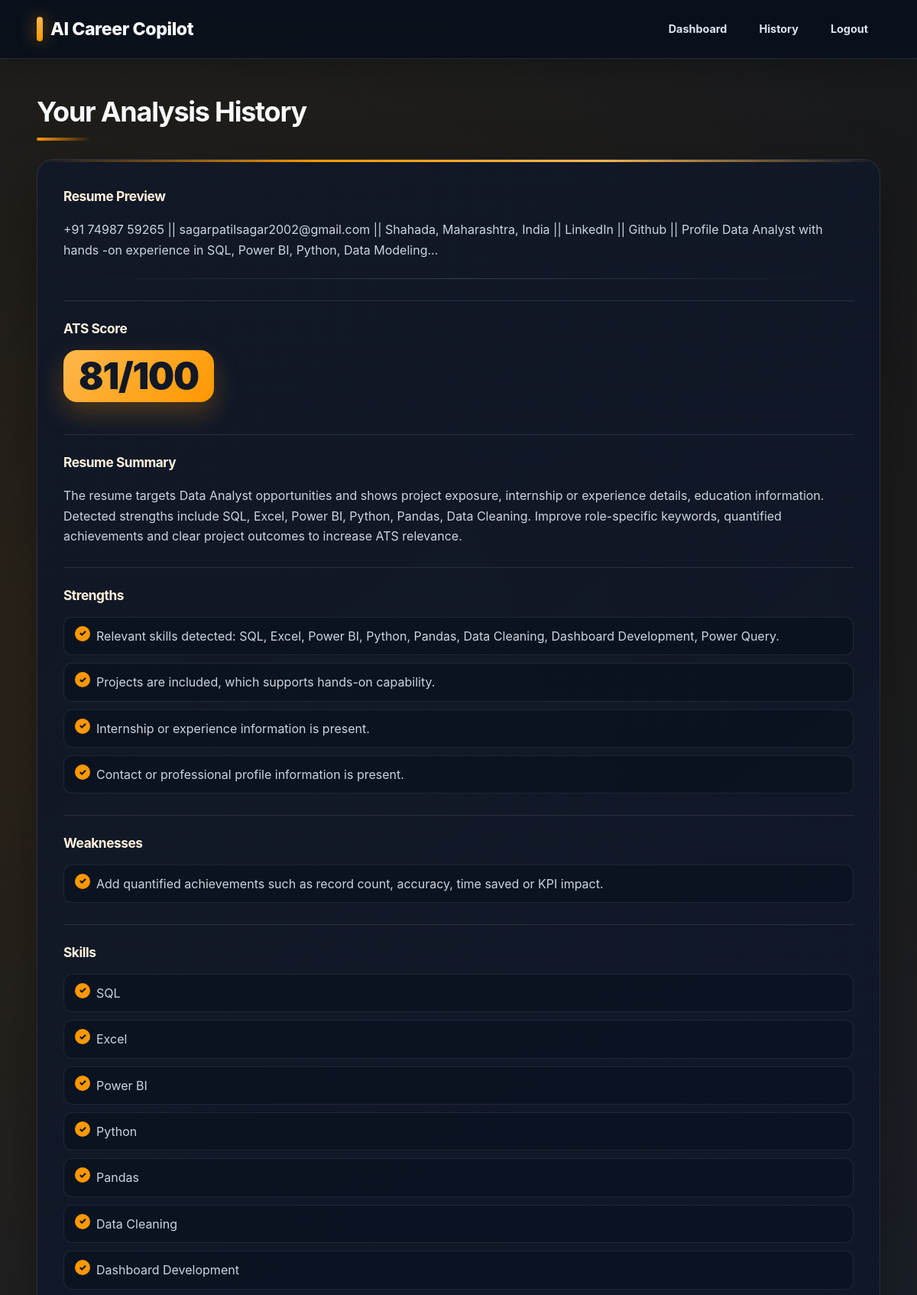
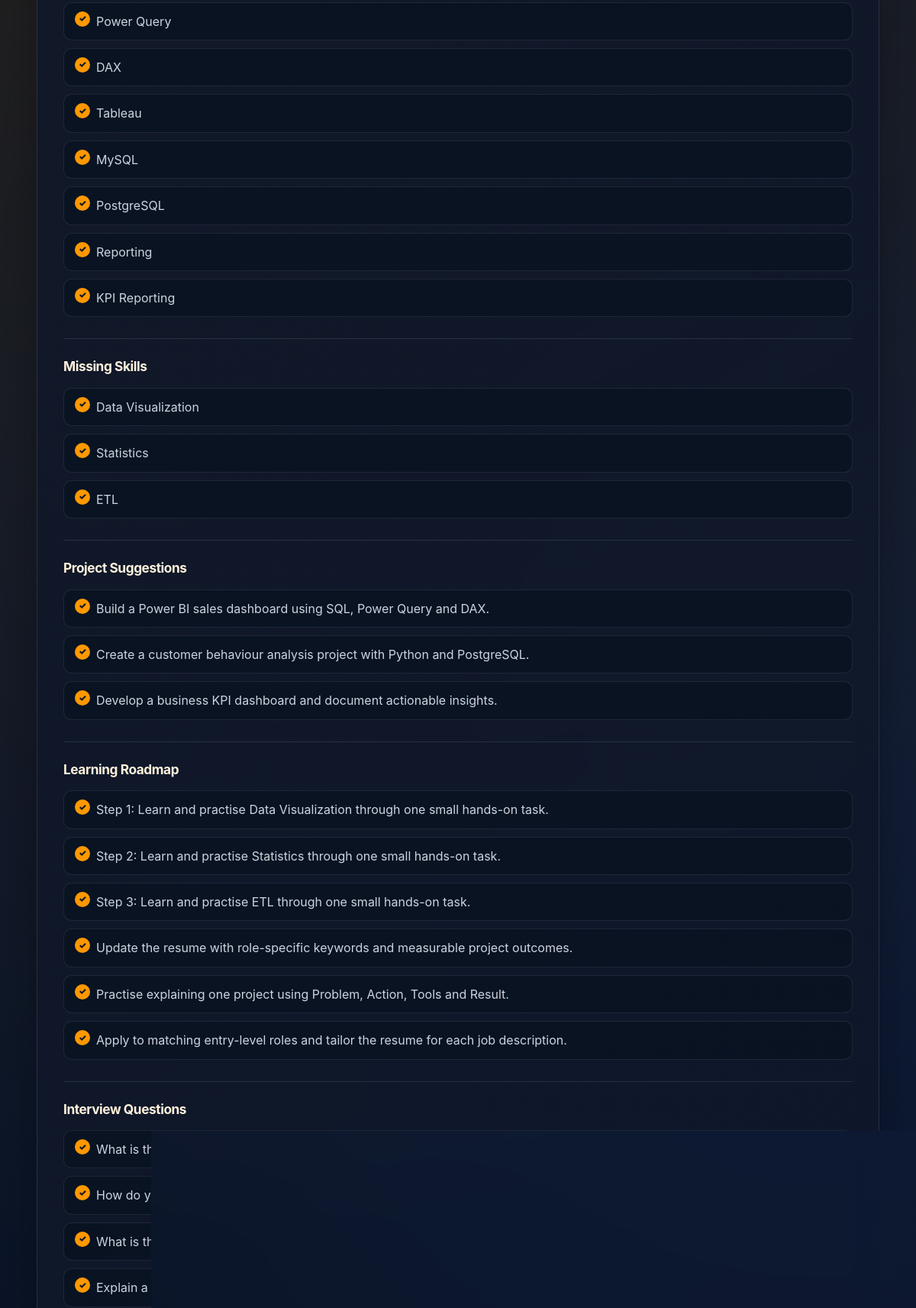
Screenshot of /history (signed in, upper part) with the database file from the repository (2 pictures, top to bottom).
### models.py (models this page shows)
class Report(Base):
    __tablename__ = "reports"
    id = Column(
        Integer,
        primary_key=True
    )
    user_id = Column(
        Integer,
        ForeignKey("users.id")
    )
    resume_text = Column(
        Text
    )
    result = Column(
        Text
    )
    user = relationship(
        "User",
        back_populates="reports"
    )

### App.py (the view)
@app.route("/history")
def history():
    if "user" not in session:
        return redirect(url_for("login"))
    db = SessionLocal()
    user = db.query(models.User).filter_by(
        email=session["user"]
    ).first()
    reports = db.query(models.Report).filter_by(
        user_id=user.id
    ).all()
    parsed_reports = []
    for report in reports:
        parsed_reports.append({
            "resume": report.resume_text,
            "result": json.loads(
                report.result
            )
        })
    db.close()
    return render_template(
        "history.html",
        reports=parsed_reports
    )

### templates/history.html
{% extends "base.html" %}
{% block content %}
<h2>Your Analysis History</h2>
{% if reports %}
{% for r in reports %}
<div class="card">
    <h3>Resume Preview</h3>
    <p>
        {{ r.resume[:200] }}...
    </p>
    <hr>
    <h3>ATS Score</h3>
    <h2>
        {{ r.result.get("ats_score",0) }}/100
    </h2>
    <h3>Resume Summary</h3>
    <p>
        {{ r.result.get("resume_summary","") }}
    </p>
    <h3>Strengths</h3>
    <ul>
        {% for item in r.result.get("strengths",[]) %}
            <li>{{ item }}</li>
        {% endfor %}
    </ul>
    <h3>Weaknesses</h3>
    <ul>
        {% for item in r.result.get("weaknesses",[]) %}
            <li>{{ item }}</li>
        {% endfor %}
    </ul>
    <h3>Skills</h3>
    <ul>
        {% for item in r.result.get("skills",[]) %}
            <li>{{ item }}</li>
        {% endfor %}
    </ul>
    <h3>Missing Skills</h3>
    <ul>
        {% for item in r.result.get("missing_skills",[]) %}
            <li>{{ item }}</li>
        {% endfor %}
    </ul>
    <h3>Project Suggestions</h3>
    <ul>
        {% for item in r.result.get("project_suggestions",[]) %}
            <li>{{ item }}</li>
        {% endfor %}
    </ul>
    <h3>Learning Roadmap</h3>
    <ul>
        {% for item in r.result.get("roadmap",[]) %}
            <li>{{ item }}</li>
        {% endfor %}
    </ul>
    <h3>Interview Questions</h3>
    <ul>
        {% for item in r.result.get("interview_questions",[]) %}
            <li>{{ item }}</li>
        {% endfor %}
    </ul>
</div>
{% endfor %}
{% else %}
<div class="card">
    <p>No analysis history found.</p>
</div>
{% endif %}
{% endblock %}

### templates/base.html (shortened to what this page needs)
<!DOCTYPE html>
<html lang="en">
<head>
    <link rel="stylesheet"
          href="{{ url_for('static', filename='style.css') }}">
</head>
<body>
<header>
    <div class="container">
        <h1>
            AI Career Copilot
        </h1>
        <nav>
            {% if session.get("user") %}
                <a href="/dashboard">
                    Dashboard
                </a>
                <a href="/history">
                    History
                </a>
                <a href="/logout">
                    Logout
                </a>
            {% endif %}
        </nav>
    </div>
</header>
<main class="container">
    {% block content %}
    {% endblock %}
</main>
</body>
</html>

### rows the page displays
Report: resume_text "+91 74987 59265 || sagarpatilsagar2002@gmail.com || Shahada, Maharashtra, India || LinkedIn || Github || Profile Data Analyst with hands -on experience in SQL, Power BI, Python, Data Modeling", result.get "81", result.get "The resume targets Data Analyst opportunities and shows project exposure, internship or experience details, education information. Detected strengths include SQL, Excel, Power BI, Python, Pandas, Data Cleaning. Improve role-specific keywords, quantified achievements and clear project outcomes to increase ATS relevance.", item "Relevant skills detected: SQL, Excel, Power BI, Python, Pandas, Data Cleaning, Dashboard Development, Power Query." "Projects are included, which supports hands-on capability." "Internship or experience information is present." "Contact or professional profile information is present.", item "Add quantified achievements such as record count, accuracy, time saved or KPI impact.", item "SQL" "Excel" "Power BI" "Python" "Pandas" "Data Cleaning" "Dashboard Development" "Power Query" "DAX" "Tableau" "MySQL" "PostgreSQL" "Reporting" "KPI Reporting", item "Data Visualization" "Statistics" "ETL", item "Build a Power BI sales dashboard using SQL, Power Query and DAX." "Create a customer behaviour analysis project with Python and PostgreSQL." "Develop a business KPI dashboard and document actionable insights.", item "Step 1: Learn and practise Data Visualization through one small hands-on task." "Step 2: Learn and practise Statistics through one small hands-on task." "Step 3: Learn and practise ETL through one small hands-on task." "Update the resume with role-specific keywords and measurable project outcomes." "Practise explaining one project using Problem, Action, Tools and Result." "Apply to matching entry-level roles and tailor the resume for each job description.", item "What is the difference between INNER JOIN and LEFT JOIN?" "How do you clean missing and duplicate data?" "What is the difference between a measure and a calculated column in Power BI?" "Explain a dashboard project and the business insight you found."
